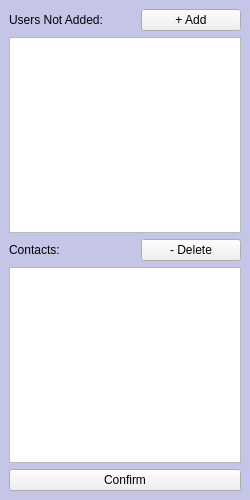
<?xml version="1.0" encoding="UTF-8"?>
<ui version="4.0">
 <class>contactsScreen</class>
 <widget class="QMainWindow" name="contactsScreen">
  <property name="geometry">
   <rect>
    <x>0</x>
    <y>0</y>
    <width>250</width>
    <height>500</height>
   </rect>
  </property>
  <property name="windowTitle">
   <string>MainWindow</string>
  </property>
  <widget class="QWidget" name="contactsPanel">
   <property name="styleSheet">
    <string notr="true">#contactsPanel {background-color: rgb(196, 197, 231)}</string>
   </property>
   <layout class="QVBoxLayout" name="verticalLayout_2">
    <item>
     <layout class="QHBoxLayout" name="horizontalLayout_2">
      <property name="topMargin">
       <number>0</number>
      </property>
      <item>
       <widget class="QLabel" name="label_2">
        <property name="text">
         <string>Users Not Added:</string>
        </property>
       </widget>
      </item>
      <item>
       <widget class="QPushButton" name="buttonAddContact">
        <property name="maximumSize">
         <size>
          <width>100</width>
          <height>16777215</height>
         </size>
        </property>
        <property name="text">
         <string>+ Add</string>
        </property>
       </widget>
      </item>
     </layout>
    </item>
    <item>
     <widget class="QListWidget" name="listWidgetUsers"/>
    </item>
    <item>
     <layout class="QHBoxLayout" name="horizontalLayout_3">
      <property name="topMargin">
       <number>0</number>
      </property>
      <item>
       <widget class="QLabel" name="label">
        <property name="text">
         <string>Contacts:</string>
        </property>
       </widget>
      </item>
      <item>
       <widget class="QPushButton" name="deleteContact">
        <property name="maximumSize">
         <size>
          <width>100</width>
          <height>16777215</height>
         </size>
        </property>
        <property name="text">
         <string>- Delete</string>
        </property>
       </widget>
      </item>
     </layout>
    </item>
    <item>
     <widget class="QListWidget" name="listWidgetContacts"/>
    </item>
    <item>
     <layout class="QHBoxLayout" name="horizontalLayout">
      <property name="topMargin">
       <number>0</number>
      </property>
      <item>
       <widget class="QPushButton" name="pushButton">
        <property name="text">
         <string>Confirm</string>
        </property>
       </widget>
      </item>
     </layout>
    </item>
   </layout>
  </widget>
 </widget>
 <resources/>
 <connections/>
</ui>
